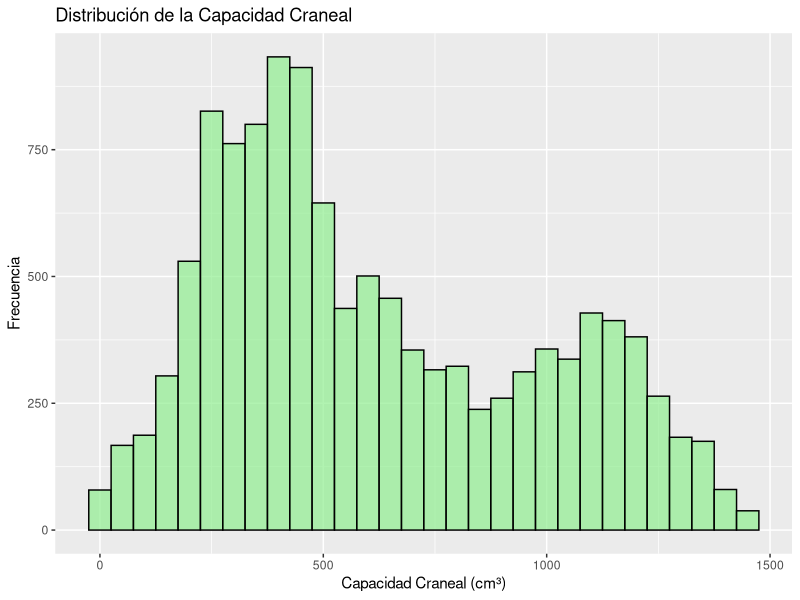
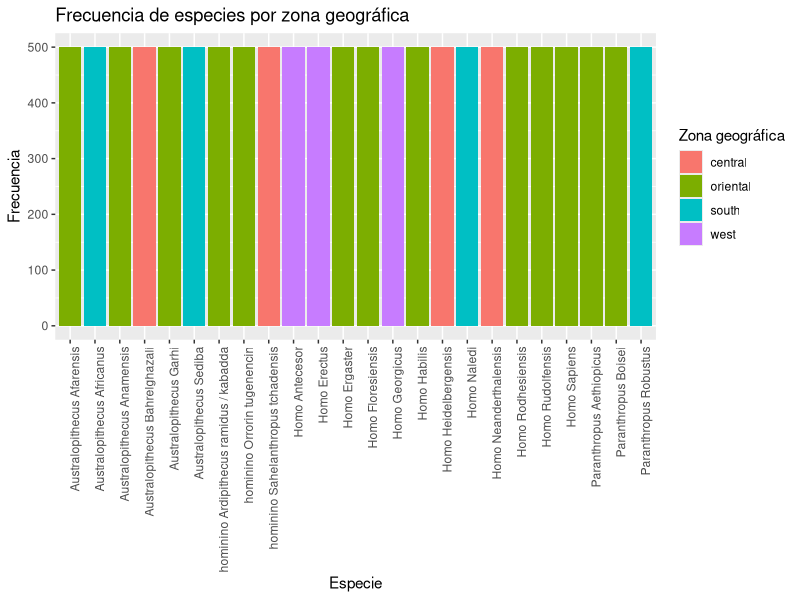
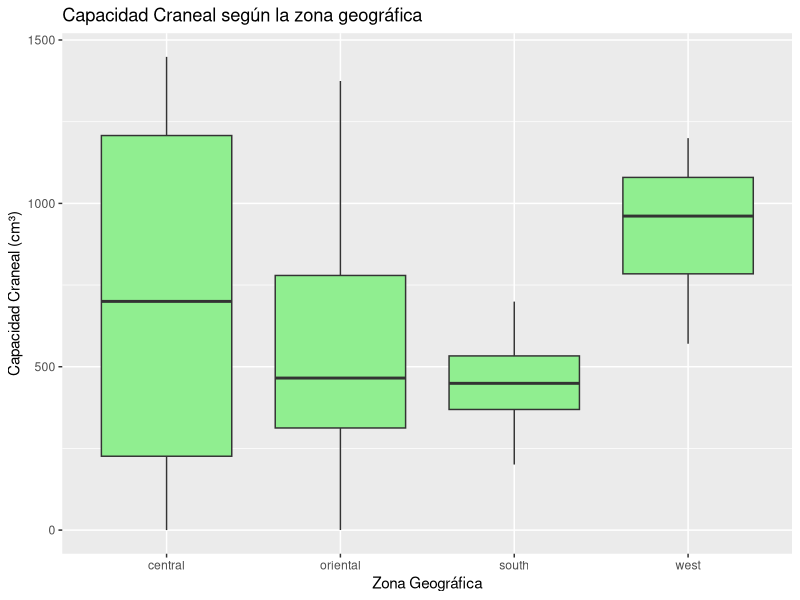
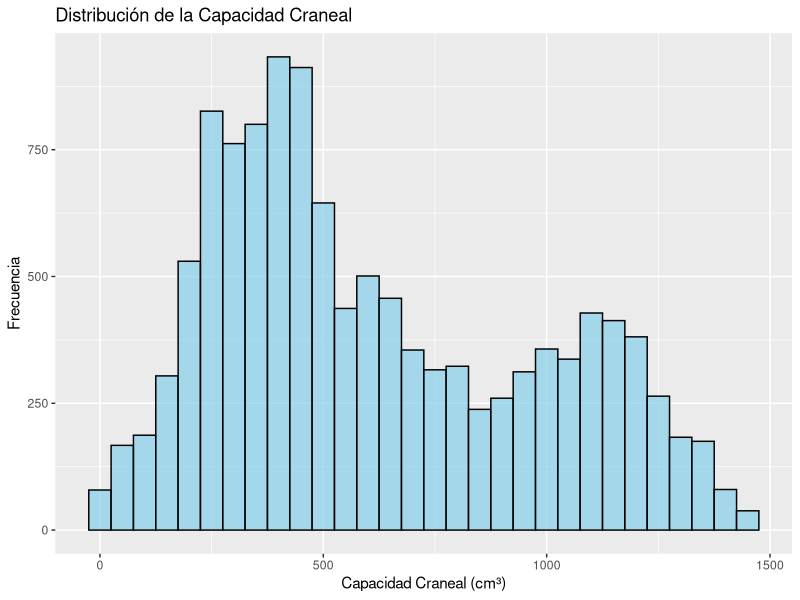
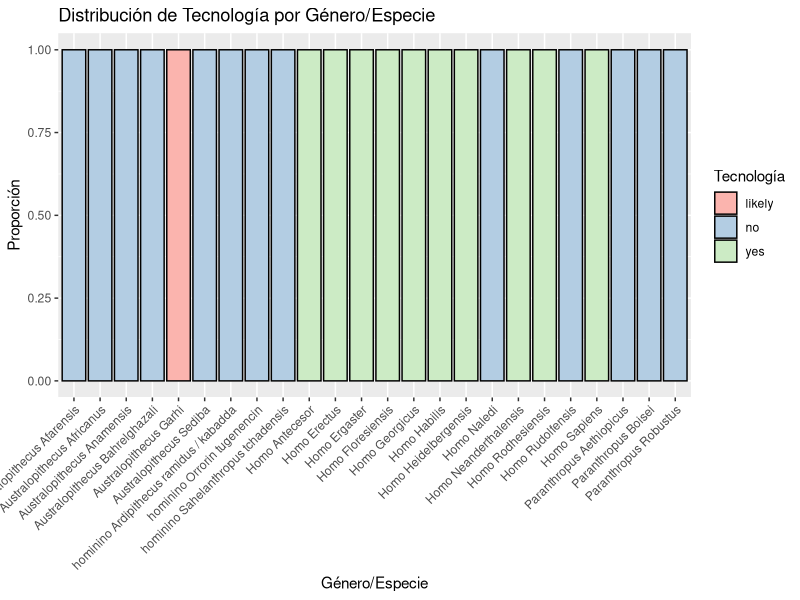
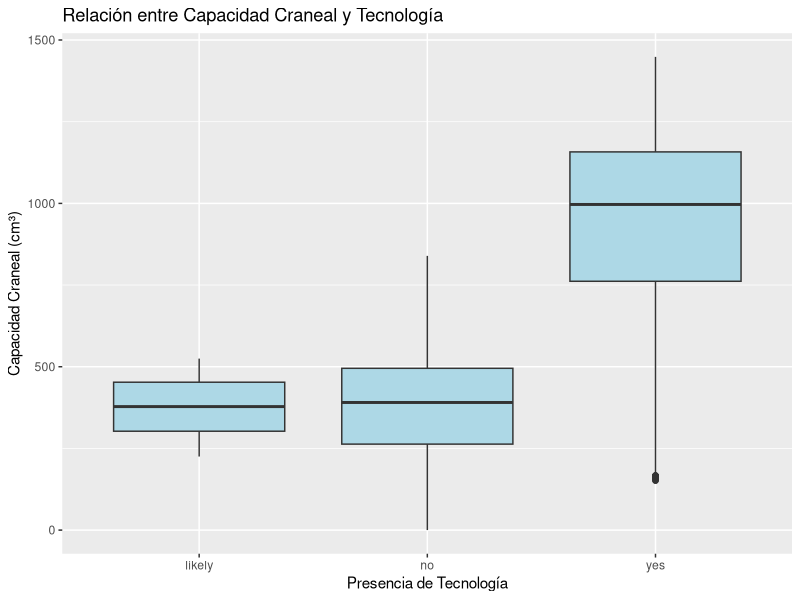
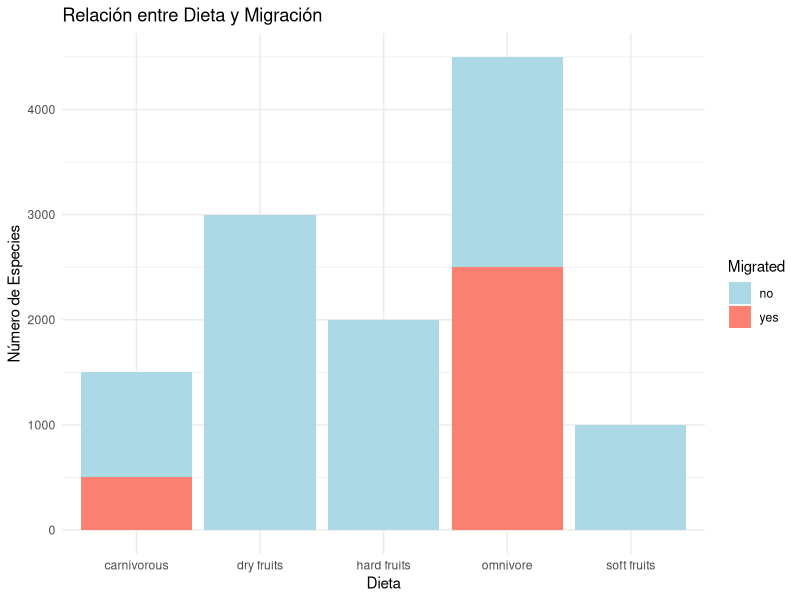

Generate these figures, in order, with R:
## ---- chunk 1
knitr::opts_chunk$set(echo = TRUE)
## ---- chunk 2
library('dplyr')
library('ggplot2')
## ---- chunk 3
mydata <- read.csv("Evolution_DataSets.csv", row.names = NULL)
## ---- chunk 4
cranial_zone_table <- mydata %>%
  select(Genus_._Specie, Cranial_Capacity, Zone)
## ---- chunk 5
knitr::kable(head(cranial_zone_table, 10), 
             caption = "Tabla: Género/Especie, Capacidad Craneal y Zone (Muestra)")
## ---- chunk 6
ggplot(mydata, aes(x = Cranial_Capacity)) +
  geom_histogram(binwidth = 50, fill = "lightgreen", color = "black", alpha = 0.7) +
  labs(
    title = "Distribución de la Capacidad Craneal",
    x = "Capacidad Craneal (cm³)",
    y = "Frecuencia"
  )
## ---- chunk 7
ggplot(mydata, aes(x = Genus_._Specie, fill = Zone)) +
  geom_bar() +
  theme(axis.text.x = element_text(angle = 90, hjust = 1)) +
  labs(title = "Frecuencia de especies por zona geográfica",
       x = "Especie",
       y = "Frecuencia",
       fill = "Zona geográfica")
## ---- chunk 8
ggplot(mydata, aes(x = Zone, y = Cranial_Capacity)) +
  geom_boxplot(fill = "lightgreen") +
  labs(title = "Capacidad Craneal según la zona geográfica",
       x = "Zona Geográfica", y = "Capacidad Craneal (cm³)")
## ---- chunk 9
anova_result <- aov(Cranial_Capacity ~ Zone, data = mydata)
## ---- chunk 10
summary(anova_result)
## ---- chunk 11
cranial_tecno_table <- mydata %>%
  select(Genus_._Specie, Cranial_Capacity, Tecno)
## ---- chunk 12
knitr::kable(head(cranial_tecno_table, 10), 
             caption = "Tabla: Género/Especie, Capacidad Craneal y Tecnologías (Muestra)")
## ---- chunk 13
ggplot(mydata, aes(x = Cranial_Capacity)) +
  geom_histogram(binwidth = 50, fill = "skyblue", color = "black", alpha = 0.7) +
  labs(
    title = "Distribución de la Capacidad Craneal",
    x = "Capacidad Craneal (cm³)",
    y = "Frecuencia"
  )
## ---- chunk 14
ggplot(mydata, aes(x = Genus_._Specie, fill = Tecno)) +
  geom_bar(position = "fill", color = "black") +
  labs(title = "Distribución de Tecnología por Género/Especie",
       x = "Género/Especie",
       y = "Proporción",
       fill = "Tecnología") +
  theme(axis.text.x = element_text(angle = 45, hjust = 1)) +
  scale_fill_brewer(palette = "Pastel1")
## ---- chunk 15
mydata$Tecno <- as.factor(mydata$Tecno)
mydata$Cranial_Capacity <- as.numeric(mydata$Cranial_Capacity)
## ---- chunk 16
ggplot(mydata, aes(x = Tecno, y = Cranial_Capacity)) +
  geom_boxplot(fill = "lightblue") +
  labs(title = "Relación entre Capacidad Craneal y Tecnología",
       x = "Presencia de Tecnología", y = "Capacidad Craneal (cm³)")
## ---- chunk 17
anova_result <- aov(Cranial_Capacity ~ Tecno, data = mydata)
## ---- chunk 18
summary(anova_result)
## ---- chunk 19
migration_diet_table <- mydata %>%
  select(Genus_._Specie, Migrated, Diet)
## ---- chunk 20
knitr::kable(head(migration_diet_table, 10), 
             caption = "Tabla: Género/Especie, Migración y Dieta (Muestra)")
## ---- chunk 21
mydata_clean <- mydata %>%
  filter(!is.na(Genus_._Specie) & !is.na(Migrated))
## ---- chunk 22
table_genus_migrated <- table(mydata$Genus_._Specie, mydata$Migrated)
## ---- chunk 23
knitr::kable(table_genus_migrated, caption = "Tabla de Contingencia: Migración por Género/Especie")

## ---- chunk 24
mydata_clean_diet <- mydata %>%
  filter(!is.na(Genus_._Specie) & !is.na(Diet))
## ---- chunk 25
mydata_clean_diet <- mydata %>%
  filter(!is.na(Genus_._Specie) & !is.na(Diet))
## ---- chunk 26
table_genus_diet <- table(mydata_clean_diet$Genus_._Specie, mydata_clean_diet$Diet)
## ---- chunk 27
knitr::kable(table_genus_diet, caption = "Tabla de Contingencia: Dieta por Género/Especie")
## ---- chunk 28
mydata$Diet <- as.factor(mydata$Diet)
mydata$Migrated <- as.factor(mydata$Migrated)
## ---- chunk 29
ggplot(mydata, aes(x = Diet, fill = Migrated)) +
  geom_bar(position = "stack") +
  labs(title = "Relación entre Dieta y Migración",
       x = "Dieta", y = "Número de Especies") +
  scale_fill_manual(values = c("lightblue", "salmon")) +
  theme_minimal()
## ---- chunk 30
table_migrated_diet <- table(mydata$Migrated, mydata$Diet)
## ---- chunk 31
knitr::kable(table_migrated_diet, caption = "Tabla de Contingencia: Migración por Dieta")
## ---- chunk 32
chi_test <- chisq.test(table_migrated_diet)
## ---- chunk 33
chi_test
## ---- chunk 34
session <- sessionInfo()
print(session)
